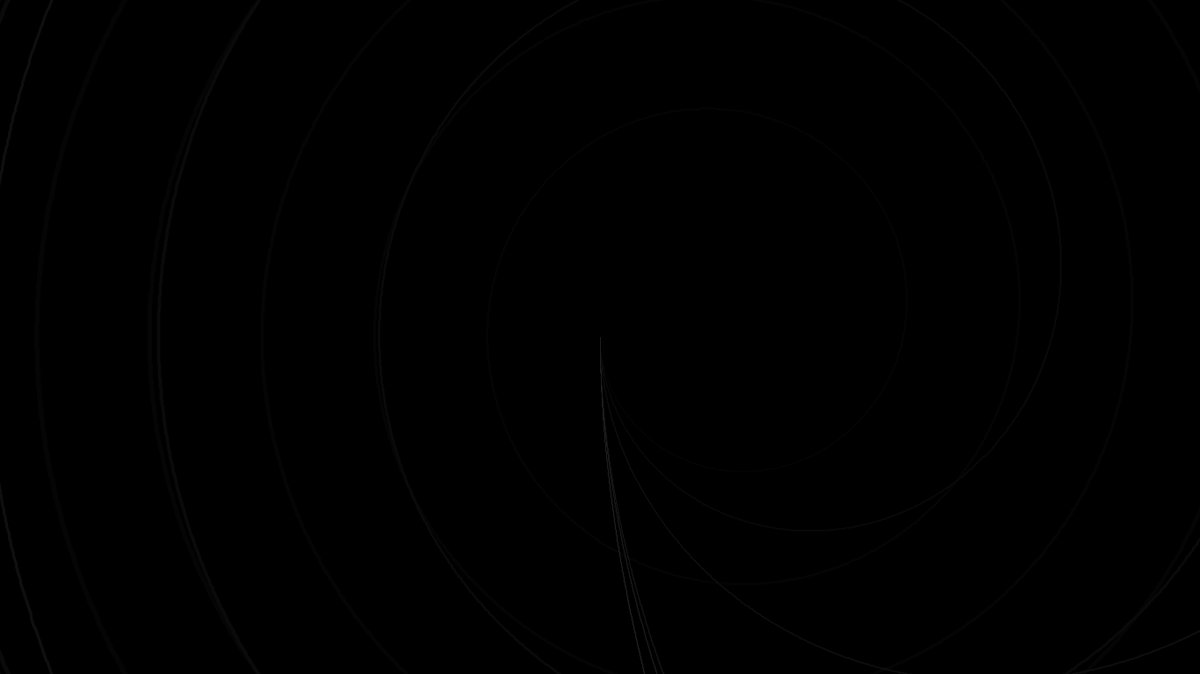
Frame 1 (no input)
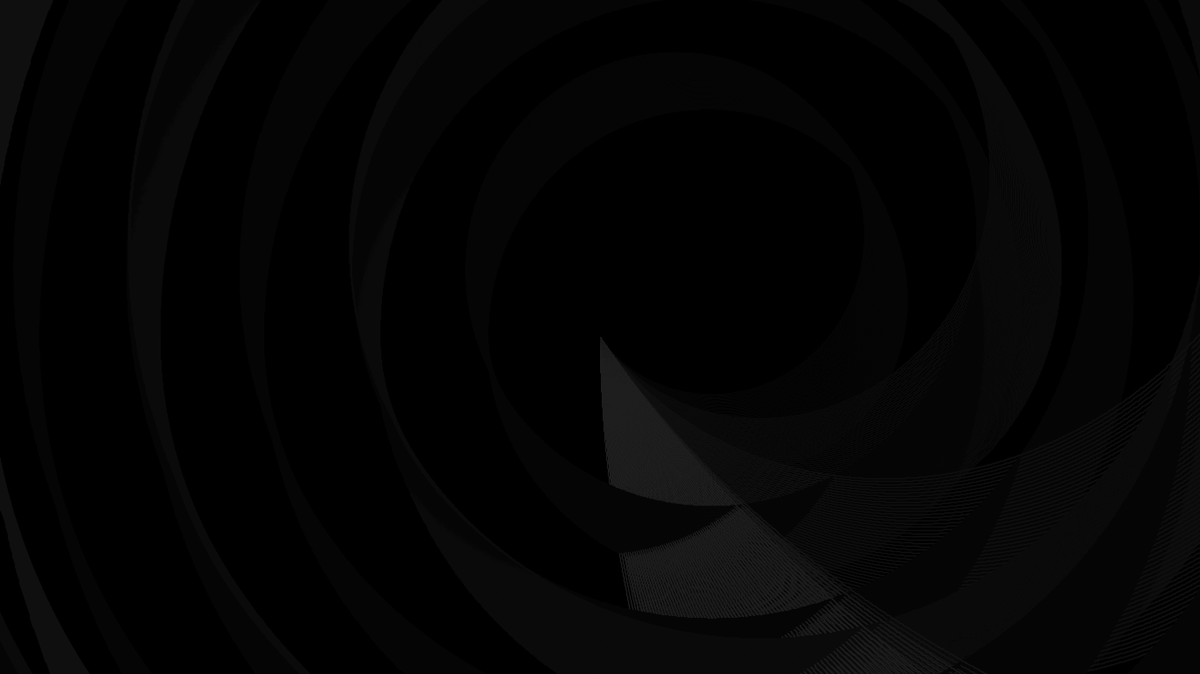
Frame 60 (the mouse pressed at the canvas centre just before this capture)
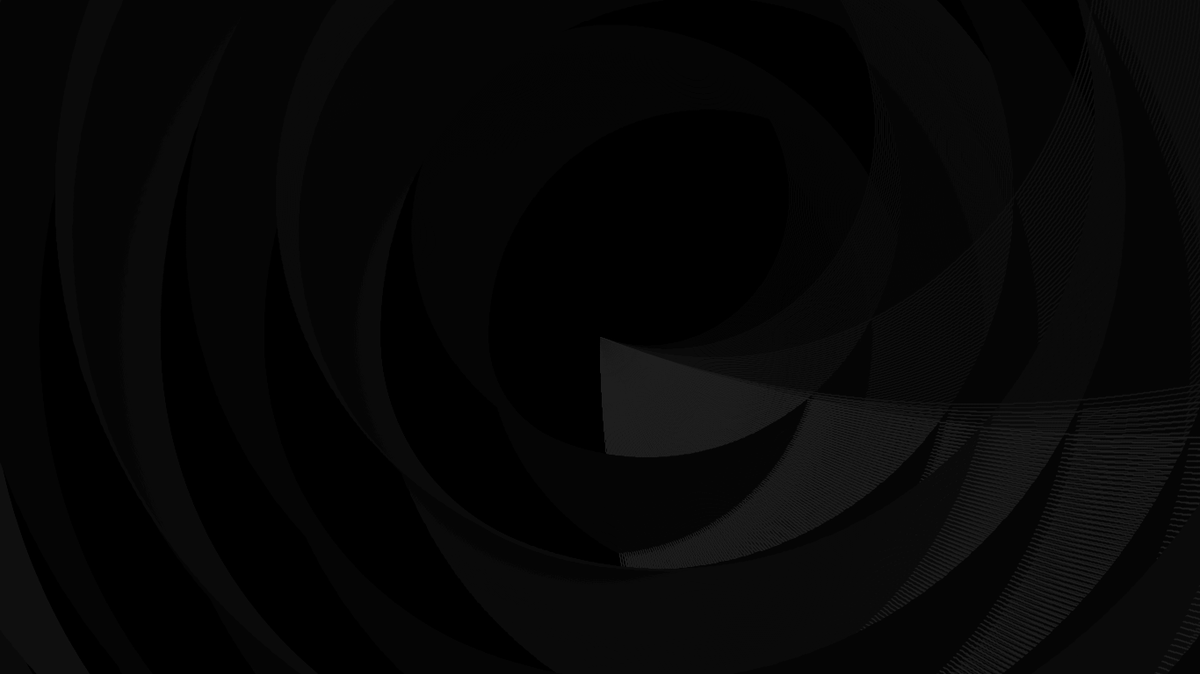
Frame 120 (the mouse held since frame 60 and released just before this capture)

The Processing sketch that drew these frames (run headless with seeded random() and noise(); from frame 60 on, the mouse is pressed at the canvas centre):

// Processing sketch: curve_thing
// ── curve_thing.pde
float sangle = 0;
void setup()
{
  size(1366,768);
  //size(1280,1024);
  background(0);
  
  
}
void draw()
{
  //save("C:\\users\\systemadmin\\desktop\\spiral.png");
  sangle+=0.01;
  stroke(5);
  draw_spiral(width/2,height/2,sangle,1,0.007,0.001);
  stroke(10);
  draw_spiral(width/2,height/2, sangle,1,0.005,0.001);
  stroke(15);
  draw_spiral(width/2,height/2, sangle,1,0.003,0.001);
  stroke(20);
  draw_spiral(width/2,height/2, sangle,1,0.001,0.001);
  stroke(25);
  draw_spiral(width/2,height/2, sangle,1,0.0009,0.001);
  stroke(30);
  draw_spiral(width/2,height/2, sangle,1,0.0007,0.001);
}
void draw_spiral(float x, float y,float ai, float li, float am, float lm)
{
  strokeWeight(li);
  for(int a = 0;a<9000;a++)
  {
    float px = x;
    float py = y;
    x = px+(li*sin(ai));
    y = py+(li*cos(ai));
    line(x,y,px,py);
    strokeWeight(li);
    ai+=am;
    li+=lm;
  }
}
